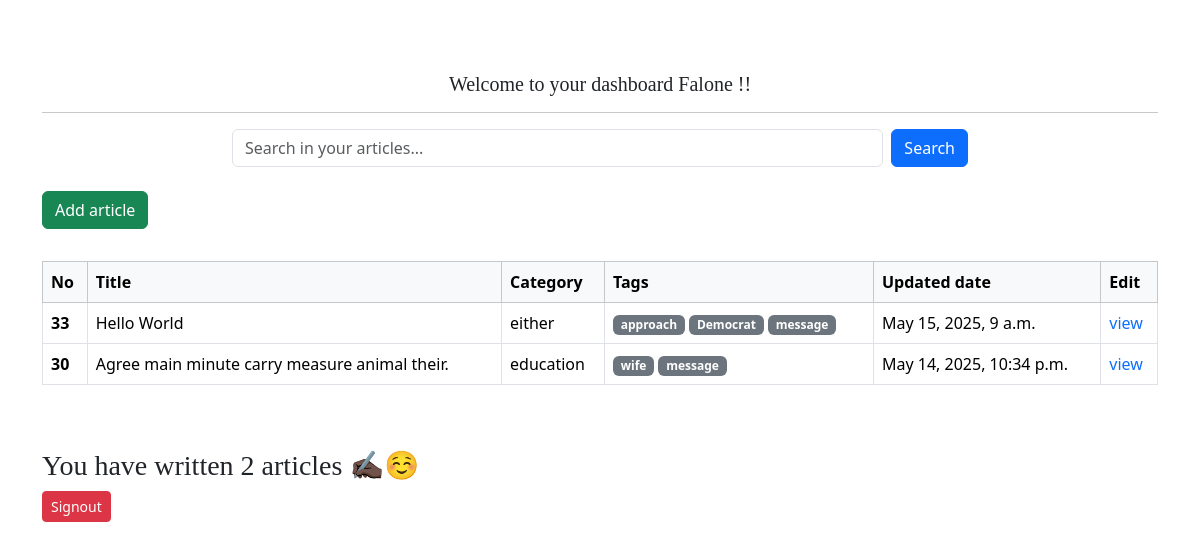
Before: /writer-dashboard/ (signed in) with the older database file.
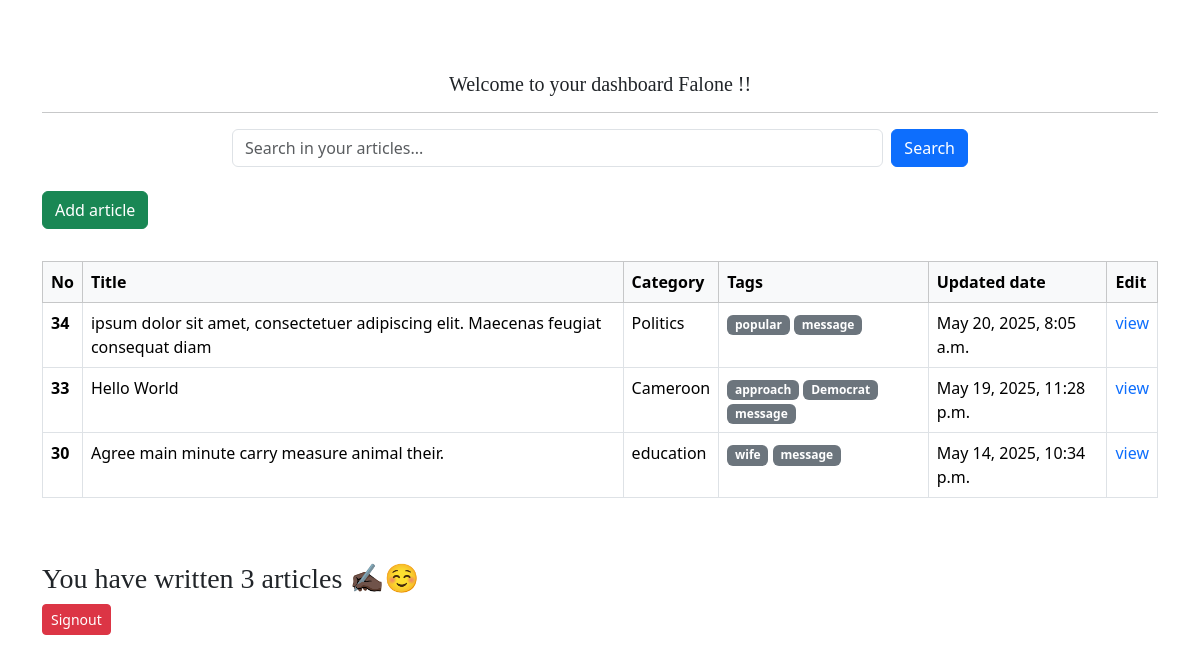
After: the same page with the newer database file.
### blogs/models.py (models this page shows, shortened)
class Article(models.Model):
    author = models.ForeignKey(Writer, on_delete=models.SET_NULL, null=True, blank= True)
    category = models.ForeignKey(Category,on_delete=models.SET_NULL, null=True, blank= True)
    title = models.CharField(max_length=255)
    slug = models.SlugField(max_length=255, unique=True, blank=True)
    thumbnail = models.ImageField(upload_to='articles/thumbnails/', height_field=None, width_field=None, max_length=None)
    content = RichTextField()
    tags = models.ManyToManyField(Tag)
    deleted_at = models.DateTimeField(auto_now_add=True)
    updated_at = models.DateTimeField(auto_now=True)

class Category(models.Model):
    title = models.CharField(max_length=255)
    slug = models.SlugField(max_length=255, unique=True, blank=True)
    description = models.CharField(max_length=255)
    deleted_at = models.DateTimeField(auto_now_add=True)
    updated_at = models.DateTimeField(auto_now=True)
    def __str__(self):
        return self.title
    class Meta:
        verbose_name_plural = "Categories"

class Tag(models.Model):
    name = models.CharField(max_length=250)
    slug = models.SlugField(max_length=255, unique=True, blank=True)

### blogs/views.py (the view)
# urls.py: path('writer-dashboard/', views.writer_dashboard, name='writer-dashboard'),
@login_required(login_url='login')
def writer_dashboard(request):
    writer = Writer.objects.get(user=request.user)
    search_query = request.GET.get('search', '').strip()
    if search_query:
        articles = Article.objects.filter(
            author=writer
        ).filter(
            Q(title__icontains=search_query) |
            Q(content__icontains=search_query) |
            Q(tags__name__icontains=search_query)
        ).distinct().order_by('-updated_at')
    else:
        articles = Article.objects.filter(author=writer).order_by('-updated_at')
    context = {
        'articles': articles,
        'search_query': search_query,
        'hide_navbar': True,
        'hide_footer': True
    }
    return render(request, 'blogs/writer-dashboard.html', context)

### blogs/context_processors.py (called while the page is built)
def categories_processor(request):
    categories= Category.objects.all()
    return {'categories': categories}

### blogs/templates/blogs/writer-dashboard.html (shortened to what this page needs)
{% extends "blogs/base.html" %}
{% block content %}
<div class="container mt-5">
    <br>
    <h5 class="text-center"> Welcome to your dashboard {{user.username|capfirst}} !!</h5>
    <hr>
    <div class="row mb-4">
        <div class="col-md-8 mx-auto">
            <form method="GET" class="d-flex">
                <input type="text" name="search" class="form-control me-2" placeholder="Search in your articles..." value="{{ search_query }}">
                <button type="submit" class="btn btn-primary">Search</button>
            </form>
        </div>
    </div>
    <a href="{% url 'create-article' %}" class="btn btn-success mb-3">Add article</a>
    <div class="table-responsive w-100">
        <table class="table table-hover table-bordered mt-3 w-100">
            <thead class="table-light">
                <tr>
                    <th scope="col">No</th>
                    <th scope="col">Title</th>
                    <th scope="col">Category</th>
                    <th scope="col">Tags</th>
                    <th scope="col">Updated date</th>
                    <th scope="col">Edit</th>
                </tr>
            </thead>
            <tbody>
                {% if articles %}
                    {% for article in articles %}
                        <tr>
                            <th scope="row">{{article.id}}</th>
                            <td>{{article.title}}</td>
                            <td>{{article.category}}</td>
                            <td>
                                {% for tag in article.tags.all %}
                                    <span class="badge bg-secondary">{{tag.name}}</span>
                                {% endfor %}
                            </td>
                            <td>{{article.updated_at}}</td>
                            <td><a href="{% url 'update-article' article.slug %}" >view</a></td>
                        </tr>
                    {% endfor %}
                {% else %}
                    <tr>
                        <td colspan="6" class='text-center'>No articles found</td>
                    </tr>
                {% endif %}
            </tbody>
        </table>
    </div>
    {% if articles %}
        <h3 class="mt-5"> You have written {{articles|length}} articles ✍🏿☺️ </h3>
    {% endif %}
    <button class="btn btn-sm btn-danger" ><a href="{% url 'logout' %}" class="text-white">Signout</a></button>
</div>
{% endblock %}

### blogs/templates/blogs/base.html (shortened to what this page needs)
{% load static %}
<!DOCTYPE html>
<html lang="en">
<head>
    <link href="https://cdn.jsdelivr.net/npm/bootstrap@5.3.5/dist/css/bootstrap.min.css" rel="stylesheet"
>
    <link href="https://cdn.jsdelivr.net/npm/bootstrap-icons@1.10.5/font/bootstrap-icons.css" rel="stylesheet">
    <link rel="stylesheet" type="text/css" href="{%  static 'blogs/style.css' %}">
</head>
<body>
    {% block content %}
    {% endblock %}
</body>
</html>

### blogs/static/blogs/style.css (style rules this page uses)
h1, h2, h3, h4, h5, h6 { font-family: "Playfair Display", Georgia, "Times New Roman", serif; }
a { text-decoration: none; }

Changed rows visible on the page:
added Article: id "34", title "ipsum dolor sit amet, consectetuer adipiscing elit. Maecenas feugiat consequat diam", category "Politics", updated_at "May 20, 2025, 8:05 a.m.", Tag (name "message")
now on this page (row unchanged): Tag: name "popular", shown under "34"
changed Article "Hello World": category "either" → "Cameroon"; updated_at "May 15, 2025, 9 a.m." → "May 19, 2025, 11:28 p.m."
Other visible differences:
{{ articles|length }}: "2" → "3"
